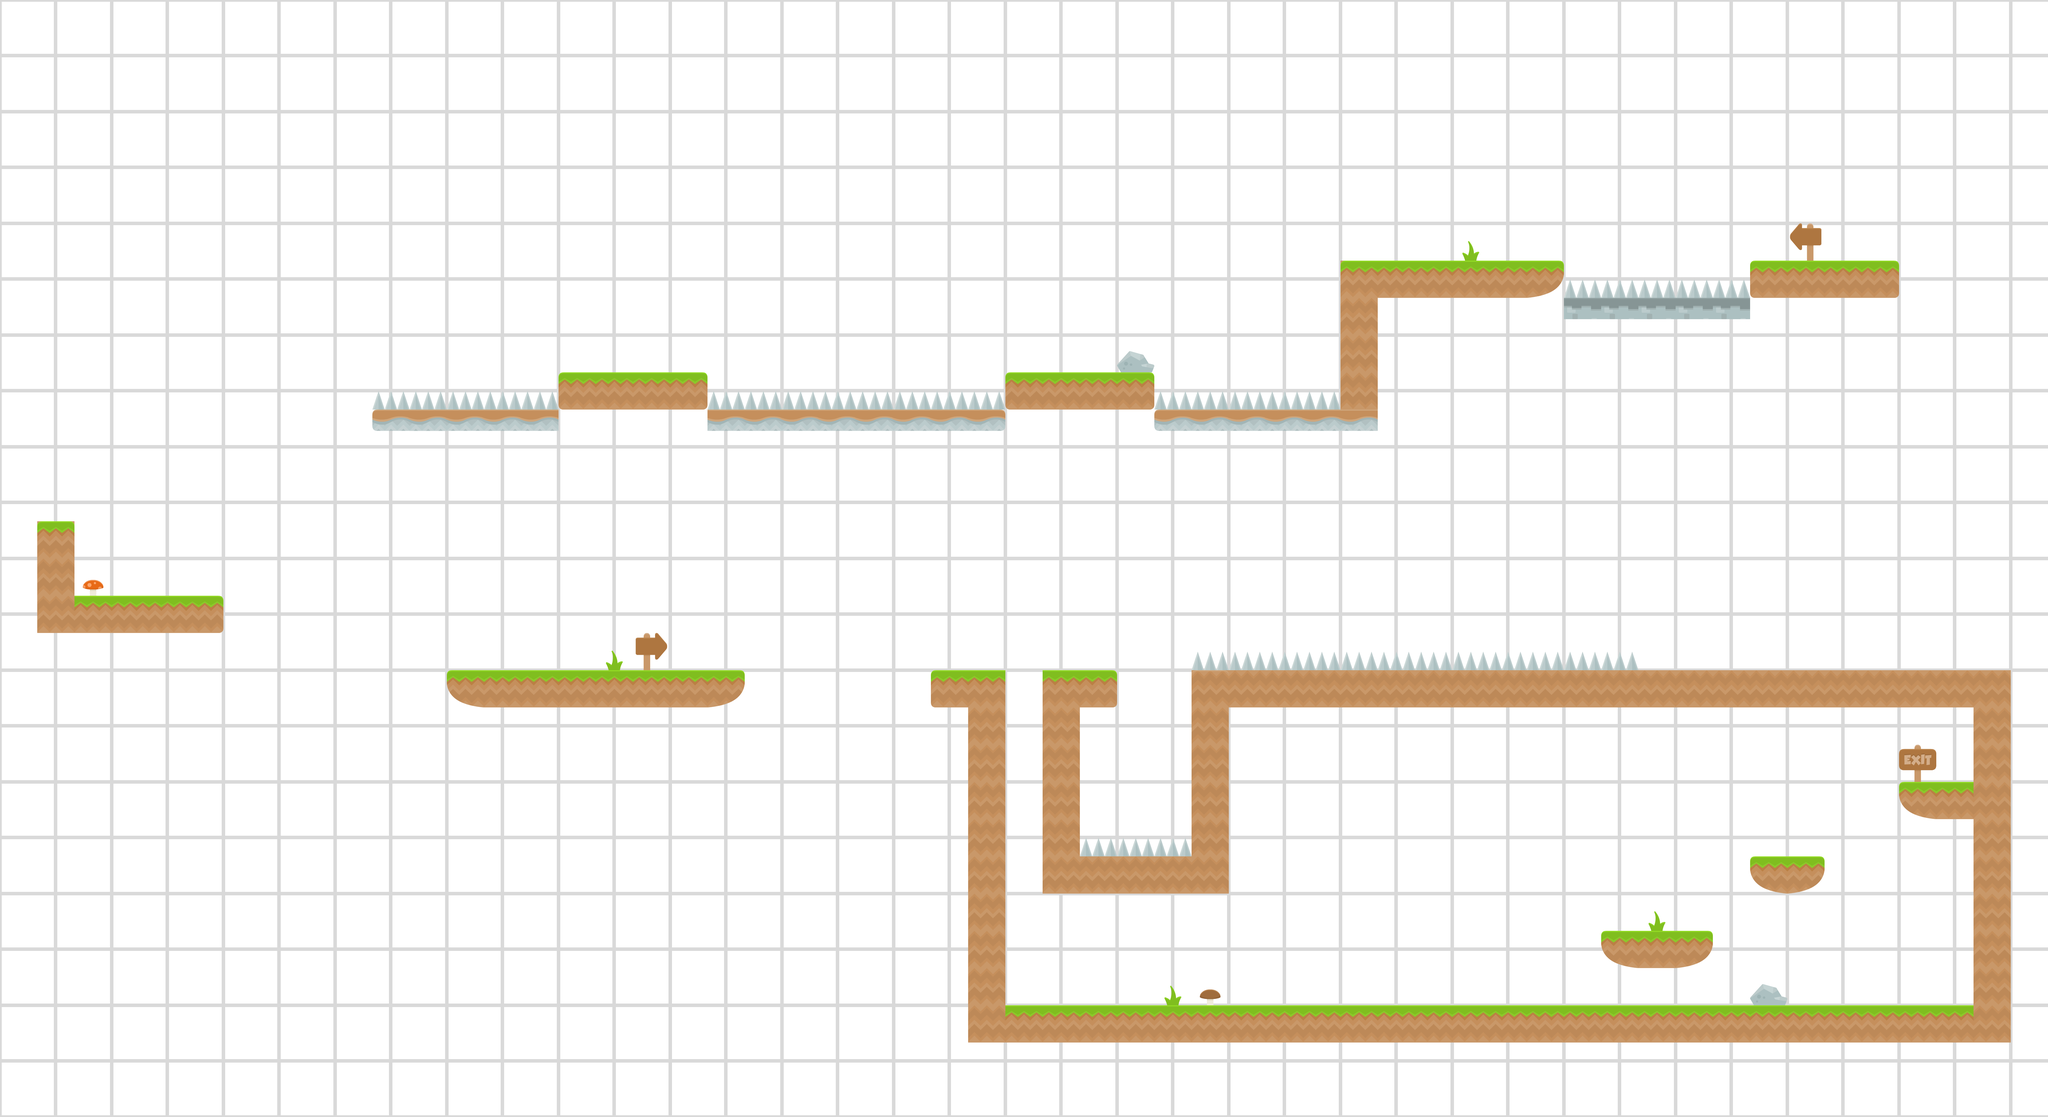

Rendered tile map (Tiled .tmx) drawn with the repository's tilesets; below, a short description and the map source with its tile grids summarised:
An orthogonal 55x30 tile map with 128x128 px tiles, 3 tile layers (background, tiles2, tiles), 3 tilesets and 34 objects.

<map version="1.2" tiledversion="1.2.1" orientation="orthogonal" renderorder="right-down" width="55" height="30" tilewidth="128" tileheight="128" infinite="0" nextlayerid="11" nextobjectid="123">
 <tileset firstgid="1" source="spritesheet_ground.tsx" />
 <tileset firstgid="129" source="spritesheet_tiles.tsx" />
 <tileset firstgid="257" source="PaperBackground.tsx" />
 <layer id="7" name="background" width="55" height="30">
  <data>[1650 cells, 1650 non-empty, 9 distinct tile ids]</data>
 </layer>
 <layer id="8" name="tiles2" width="55" height="30">
  <data>[1650 cells, 28 non-empty, 13 distinct tile ids]</data>
 </layer>
 <layer id="9" name="tiles" width="55" height="30">
  <data>[1650 cells, 175 non-empty, 12 distinct tile ids]</data>
 </layer>
 <objectgroup id="4" name="goal">
  <object id="84" x="6656" y="2560" width="128" height="128" />
 </objectgroup>
 <objectgroup id="5" name="ground">
  <object id="85" x="3200" y="2304" width="256" height="128" />
  <object id="86" x="3328" y="2432" width="128" height="1152" />
  <object id="87" x="3456" y="3456" width="3456" height="128" />
  <object id="88" x="4096" y="2304" width="2816" height="128" />
  <object id="89" x="6784" y="2432" width="128" height="1024" />
  <object id="91" x="3584" y="2304" width="256" height="128" />
  <object id="92" x="3584" y="2432" width="128" height="640" />
  <object id="94" x="3712" y="2944" width="512" height="128" />
  <object id="95" x="4096" y="2432" width="128" height="512" />
  <object id="97" x="5632" y="3200" width="128" height="128" />
  <object id="98" x="6016" y="2944" width="256" height="96" />
  <object id="99" x="6528" y="2688" width="256" height="96" />
  <object id="100" x="5504" y="3200" width="128" height="96" />
  <object id="101" x="5760" y="3200" width="128" height="96" />
  <object id="102" x="128" y="1792" width="128" height="384" />
  <object id="103" x="256" y="2048" width="512" height="128" />
  <object id="105" x="1920" y="1280" width="512" height="128" />
  <object id="106" x="1536" y="2304" width="1024" height="128" />
  <object id="107" x="3456" y="1280" width="512" height="128" />
  <object id="108" x="2432" y="1408" width="1024" height="64" />
  <object id="109" x="4608" y="896" width="768" height="128" />
  <object id="110" x="5376" y="1024" width="640" height="64" />
  <object id="111" x="6016" y="896" width="512" height="128" />
  <object id="112" x="3456" y="1408" width="1280" height="64" />
  <object id="117" x="1280" y="1408" width="640" height="64" />
  <object id="120" x="4608" y="1024" width="128" height="384" />
 </objectgroup>
 <objectgroup id="10" name="spikes">
  <object id="113" x="3968" y="1376" width="640" height="32" />
  <object id="114" x="2432" y="1376" width="1024" height="32" />
  <object id="115" x="5376" y="992" width="640" height="32" />
  <object id="118" x="1280" y="1376" width="640" height="32" />
  <object id="121" x="4096" y="2272" width="1536" height="32" />
  <object id="122" x="3712" y="2912" width="384" height="32" />
 </objectgroup>
 <objectgroup id="6" name="startPos">
  <object id="78" x="6272" y="768" width="128" height="128" />
 </objectgroup>
</map>
